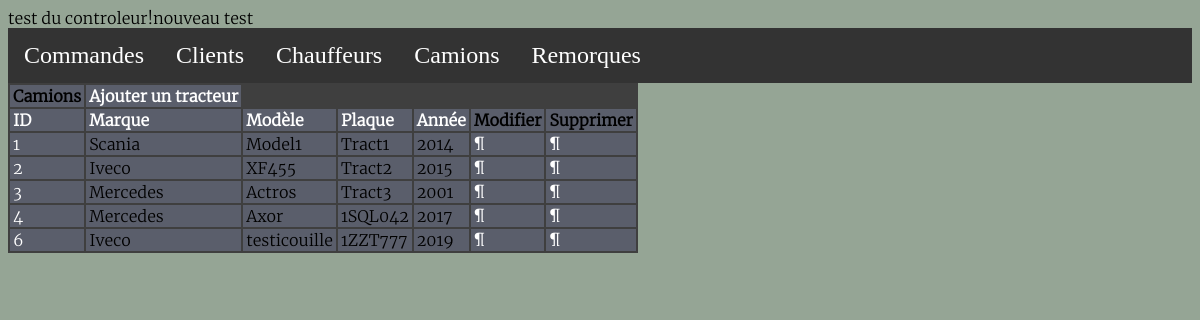
/trucks.php, run on the app's committed database.
### tables this page shows
CREATE TABLE IF NOT EXISTS `tracteur` (
  `id` int(6) NOT NULL AUTO_INCREMENT,
  `marque` varchar(50) NOT NULL,
  `modele` varchar(50) NOT NULL,
  `plaque` varchar(7) NOT NULL,
  `annee` year(4) NOT NULL,
  PRIMARY KEY (`id`)
);

### model.php (called while the page is built, shortened)
<?php
require('controller.php');
function dbConnect(){
	try{
		$db = new PDO('mysql:host=localhost;dbname=transport;charset=utf8','quentin','aqzsed');
		return $db;
	}
	catch (Exception $e){
		die('Erreur : '.$e->getMessage());
	}
}
function getTrucks(){
	$db = dbConnect();
	$trucks = $db->query('SELECT * FROM tracteur as tr');
	return $trucks;
}
?>

### trucks.php (the view)
<body>
<?php
require('header.php');
if (isset($_GET['tri'])){
	$trucks = getTrucksByOrder($_GET['tri']);
}
else{
	$trucks = getTrucks();
}
?>
<table>
	<tr class="description"><td>Camions</td>
		<td><a href="create-trucks.php">Ajouter un tracteur</a></td>
	</tr>
	<tr class="description"><td><a href="trucks.php?tri=id">ID</a></td>
		<td><a href="trucks.php?tri=marque">Marque</a></td>
		<td><a href="trucks.php?tri=modele">Modèle</a></td>
		<td><a href="trucks.php?tri=plaque">Plaque</a></td>
		<td><a href="trucks.php?tri=annee">Année</a></td>
		<td>Modifier</td>
		<td>Supprimer</td>
	</tr>
<?php while ($data = $trucks->fetch()){?>
	<tr><td><a href="update-trucks.php?id=<?php echo $data['id'];?>"><?php echo $data['id'];?></a></td>
		<td><?php echo $data['marque'];?></td>
		<td><?php echo $data['modele'];?></td>
		<td><?php echo $data['plaque'];?></td>
		<td><?php echo $data['annee'];?></td>
		<td><a href="update-trucks.php?id=<?php echo $data['id'];?>">¶</a></td>
		<td><a href="delete-trucks.php?id=<?php echo $data['id'];?>">¶</a></td>
	</tr>
<?php
}
?>

### style.css (style rules this page uses)
body { font-family:"Merriweather-Light"; background-color: #95a595; }
a { text-decoration: none; color: white; }
table { background-color:#3f3f3f; }
td { background: #5a5e6b; padding-left:3px; padding-right:3px; }
.description { font-weight: bold; }

### data on the page
tracteur: id "1", marque "Scania", modele "Model1", plaque "Tract1", annee "2014"
tracteur: id "2", marque "Iveco", modele "XF455", plaque "Tract2", annee "2015"
tracteur: id "3", marque "Mercedes", modele "Actros", plaque "Tract3", annee "2001"
tracteur: id "4", marque "Mercedes", modele "Axor", plaque "1SQL042", annee "2017"
tracteur: id "6", marque "Iveco", modele "testicouille", plaque "1ZZT777", annee "2019"
